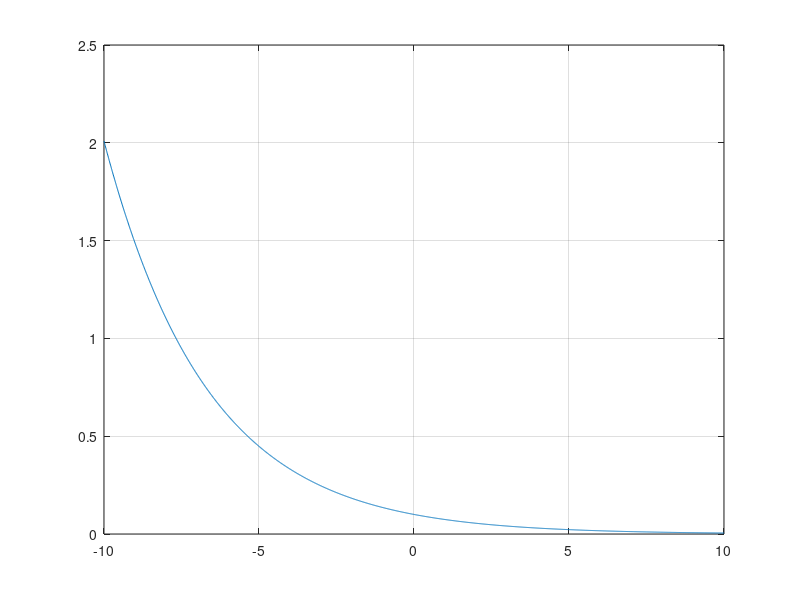

Source code (MATLAB):
% t=-1:0.001:1;
% A=1;
% omega0=2*pi;
% phi=0;
% x=A*cos(omega0*t*2+phi);
% plot(t,x);
% xlabel('t');
% ylabel('x(t)')
% grid on
% axis([-1 1 -1 1])


t=-10:0.01:10;
C=0.1;
a=-0.3;
x=C*exp(a*t);
plot(t,x)
grid on